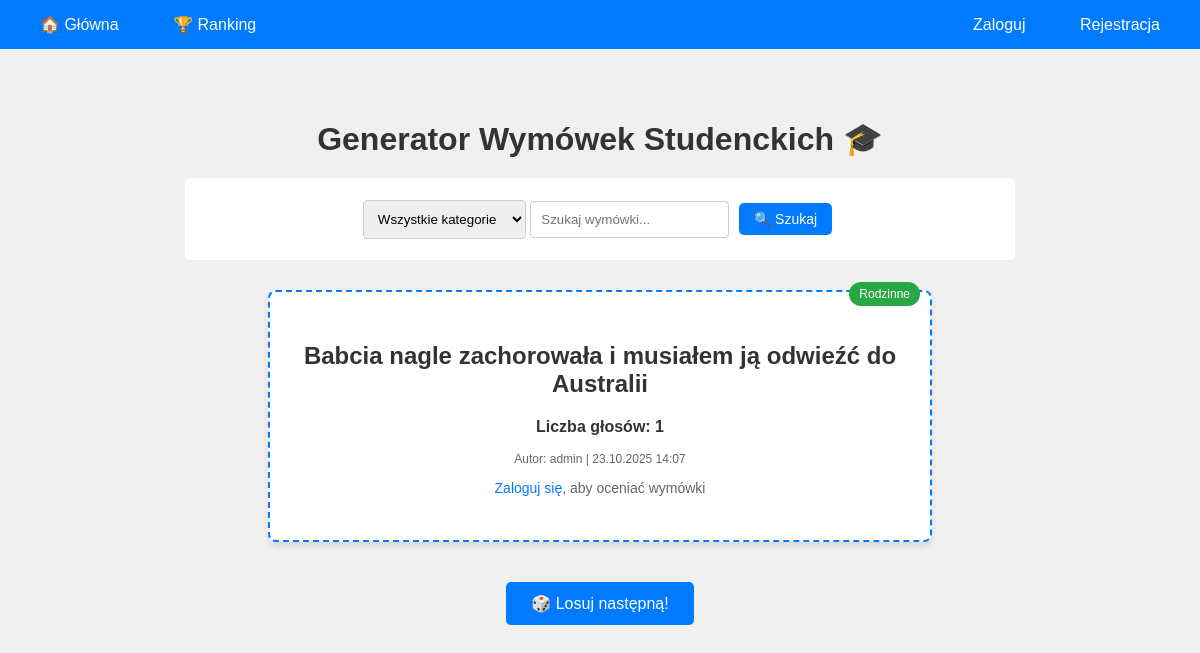
The page / on the database its author committed.
### wymowki/models.py (models this page shows, shortened)
class Wymowka(models.Model):
    tresc = models.TextField()
    kategoria = models.ForeignKey(Kategoria, on_delete=models.SET_NULL, null=True, blank=True, related_name='wymowki')
    autor = models.ForeignKey(User, on_delete=models.CASCADE, related_name='wymowki', null=True, blank=True)
    glosy = models.IntegerField(default=0)
    data_dodania = models.DateTimeField(auto_now_add=True)
    tags = TaggableManager()
    class Meta:
        ordering = ['-data_dodania']
        verbose_name_plural = "Wymówki"

class Kategoria(models.Model):
    nazwa = models.CharField(max_length=100, unique=True)
    opis = models.TextField(blank=True)
    class Meta:
        verbose_name_plural = "Kategorie"

### wymowki/views.py (the view)
# urls.py: path('', views.strona_glowna, name='strona_glowna'),
def strona_glowna(request):
    kategoria_id = request.GET.get('kategoria')
    szukaj = request.GET.get('szukaj', '')
    wymowki = Wymowka.objects.all()
    if kategoria_id:
        wymowki = wymowki.filter(kategoria_id=kategoria_id)
    if szukaj:
        wymowki = wymowki.filter(tresc__icontains=szukaj)
    losowa_wymowka = wymowki.order_by('?').first()
    kategorie = Kategoria.objects.all()
    context = {
        'wymowka': losowa_wymowka,
        'kategorie': kategorie,
        'wybrana_kategoria': kategoria_id,
        'szukaj': szukaj,
    }
    return render(request, 'wymowki/strona_glowna.html', context)

### wymowki/templates/wymowki/strona_glowna.html (shortened to what this page needs)
{% extends 'wymowki/base.html' %}
{% block content %}
<div class="container text-center">
    <h1>Generator Wymówek Studenckich 🎓</h1>
    <div class="filters">
        <form method="GET">
            <select name="kategoria" onchange="this.form.submit()">
                <option value="">Wszystkie kategorie</option>
            </select>
            <input type="text" name="szukaj" placeholder="Szukaj wymówki..." value="{{ szukaj }}">
            <button type="submit" class="przycisk" style="padding: 8px 15px; font-size: 14px;">🔍 Szukaj</button>
        </form>
    </div>
    <div class="wymowka-box">
        {% if wymowka %}
            {% if wymowka.kategoria %}
                <span class="kategoria-badge">{{ wymowka.kategoria.nazwa }}</span>
            {% endif %}
            <h2>{{ wymowka.tresc }}</h2>
            <p><strong>Liczba głosów: {{ wymowka.glosy }}</strong></p>
            <p style="font-size: 12px; color: #666;">
                Autor: {% if wymowka.autor %}{{ wymowka.autor.username }}{% else %}Anonim{% endif %} |
                {{ wymowka.data_dodania|date:"d.m.Y H:i" }}
            </p>
            {% if user.is_authenticated %}
                <div class="vote-buttons">
                    <a href="{% url 'ocen_wymowke' wymowka.id 1 %}" class="vote-btn" title="Lubię to">👍</a>
                    <a href="{% url 'ocen_wymowke' wymowka.id -1 %}" class="vote-btn" title="Nie lubię">👎</a>
                </div>
            {% else %}
                <p style="font-size: 14px; color: #666;">
                    <a href="{% url 'logowanie' %}">Zaloguj się</a>, aby oceniać wymówki
                </p>
            {% endif %}
        {% else %}
            <p>Brak wymówek spełniających kryteria!</p>
        {% endif %}
    </div>
    <a href="?" class="przycisk">🎲 Losuj następną!</a>
</div>
{% endblock %}

### wymowki/static/wymowki/style.css (style rules this page uses)
body { font-family: Arial, sans-serif; margin: 0; padding: 0; background-color: #f0f0f0; color: #333; }
.container { max-width: 1000px; margin: 30px auto; padding: 20px; background-color: transparent; }
h1 { color: #333; text-align: center; margin-bottom: 20px; }
a { text-decoration: none; color: #007bff; }
.text-center { text-align: center; }
.wymowka-box { border: 2px dashed #007bff; padding: 30px; margin: 30px auto; width: 90%; max-width: 600px; background-color: white; position: relative; border-radius: 8px; text-align: center; box-shadow: 0 4px 6px rgba(0,0,0,0.1); }
.kategoria-badge { position: absolute; top: -10px; right: 10px; background-color: #28a745; color: white; padding: 5px 10px; border-radius: 15px; font-size: 12px; }
.przycisk { display: inline-block; padding: 12px 25px; font-size: 16px; color: white; background-color: #007bff; border: none; border-radius: 5px; margin: 10px 5px; cursor: pointer; text-align: center; transition: background-color 0.3s; }
.filters { max-width: 800px; margin: 20px auto; padding: 15px; background-color: white; border-radius: 5px; text-align: center; display: flex; justify-content: center; gap: 10px; flex-wrap: wrap; }
.filters select, .filters input, form textarea, form select, form input[type="text"], form input[type="password"], form input[type="email"] { padding: 10px; border: 1px solid #ccc; border-radius: 4px; margin: 5px 0; }
.filters input, .filters select { flex: 1 1 200px; }

### rows shown on the page
Wymowka: kategoria.nazwa "Rodzinne", tresc "Babcia nagle zachorowała i musiałem ją odwieźć do Australii", glosy "1", autor.username "admin", data_dodania "23.10.2025 14:07"
